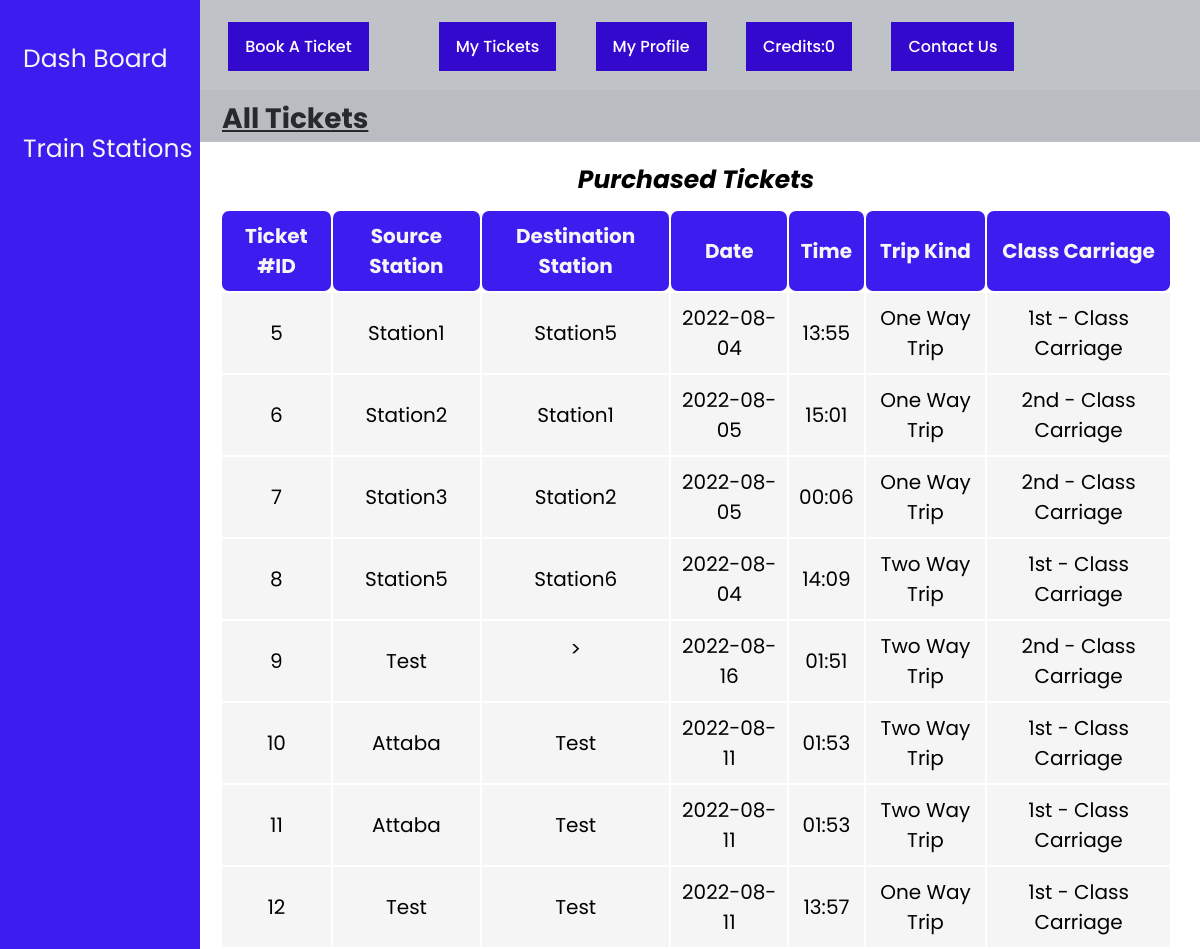
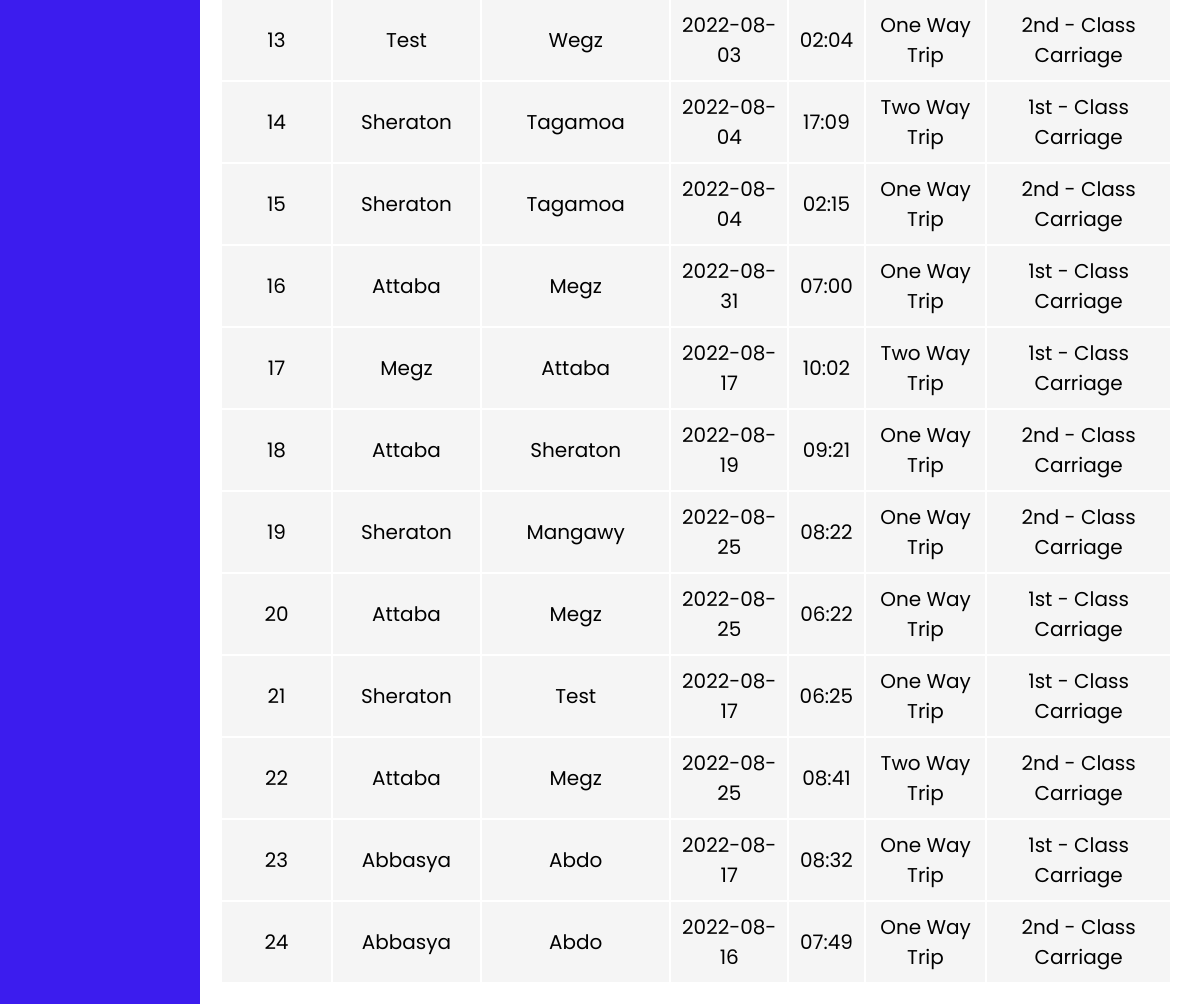
Page /all-tickets.php (signed in) on the committed database (2 pictures, top to bottom).
### tables this page shows
CREATE TABLE `users` (
  `id` int(10) NOT NULL,
  `user_name` varchar(200) NOT NULL,
  `user_email` varchar(200) NOT NULL,
  `user_password` varchar(200) NOT NULL,
  `user_phone` int(12) NOT NULL,
  `user_type` varchar(10) NOT NULL,
  `profile_picture` varchar(255) NOT NULL DEFAULT 'default-pp.jpg',
  `hasTicket` int(1) NOT NULL,
  `user_balance` int(255) NOT NULL
);

CREATE TABLE `tickets` (
  `ticketID` int(200) NOT NULL,
  `source` varchar(200) NOT NULL,
  `destination` varchar(200) NOT NULL,
  `date` varchar(200) NOT NULL,
  `time` varchar(200) NOT NULL,
  `trip_type` varchar(200) NOT NULL,
  `trip_class` varchar(200) NOT NULL,
  `ticketCount` int(200) NOT NULL,
  `by_user_id` int(200) NOT NULL
);

### all-tickets.php (the view, shortened to what this page needs)
<!DOCTYPE html>
<html lang="en">
<?php require_once './database/dbConnection.php';?>
<head>
    <link rel="stylesheet" href="CSS/admin-panel.css">
</head>
<?php session_start();
    include 'navbar.php';?>
<body>
    <div class="sidenav">
        <a href="admin-panel.php">Dash Board</a>
        <a href="train-stations.php">Train Stations</a>
    </div>
    <div class="body2">
        <div class="title">
            <p> <b>All Tickets</b></p>
        </div>
        <div class="users-table">
            <table>
                <caption><b>Purchased Tickets</b></caption>
                <thead>
                    <tr>
                        <th>Ticket #ID</th>
                        <th>Source Station</th>
                        <th>Destination Station</th>
                        <th>Date</th>
                        <th>Time</th>
                        <th>Trip Kind</th>
                        <th>Class carriage</th>
                    </tr>
                </thead>
                <?php
$sql="SELECT * FROM tickets";
$result=mysqli_query($conn,$sql);
while($row=mysqli_fetch_assoc($result))
{
?>
                <tbody>
                    <tr class="grey-tr">
                        <td><span name="ID"><?php echo $row['ticketID'] ?> </span></td>
                        <td><?php echo $row['source'] ?></td>
                        <td><?php echo $row['destination'] ?></td>
                        <td><?php echo $row['date'] ?></td>
                        <td><?php echo $row['time'] ?></td>
                        <td><?php echo $row['trip_type'] ?></td>
                        <td><?php echo $row['trip_class'] ?></td>
                    </tr>
                </tbody>
                <?php
}
                ?>
            </table>
        </div>
    </div>
</body>
</html>

### navbar.php (shortened to what this page needs)
<?php
require_once './database/dbConnection.php';
?>
<html>
<head>
  <link rel="stylesheet" href="css/navbar.css" />
  <link rel="stylesheet" href="css/index.css" />
</head>
  <nav>
    <ul id="menu">
      <?php
      if (isset($_SESSION['user_id'])):
        $id=$_SESSION['user_id'];
        $sql="SELECT user_balance FROM users where id ='$id'";
        $result=mysqli_query($conn,$sql);
        $row=mysqli_fetch_array($result)
    ?>
      <li> <a href="index.php">Home</li></a>
      <li><a href="book-a-ticket.php">Book A Ticket</a><li>
        <li> <a href="train-ticket.php">My Tickets</li></a>
        <li> <a href="profile.php">My Profile</li></a>
        <li><a href="index.php">Credits:<?php echo $row[0] ?></li></a>
        <li><a href="cu.php">Contact us</a></li>
      <li> <a href="logout.php">Logout</li></a>
      <?php endif;?>
    </ul>
  </nav>
</html>

### css/admin-panel.css (style rules this page uses)
body { font-family: 'Poppins', sans-serif; }
.sidenav { height: 100%; width: 200px; position: fixed; z-index: 1; top: 0; left: 0px; background-color: rgb(60, 28, 238); overflow-x: hidden; padding-top: 34px; }
.sidenav a { padding: 6px 6px 6px 23px; text-decoration: none; margin-bottom: 40px; font-size: 25px; color: whitesmoke; display: block; }
.body2 { margin-left: 192px; }
.title { margin-top: 90px; font-size: 28px; text-decoration: underline; text-underline-offset: 2px; background-color: whitesmoke; padding: 8px 30px 1px; }
.users-table { text-align: center; margin: 20px 28px; font-size: 20px; }
table { width: 100%; }
th { color: whitesmoke; background-color: rgb(60, 28, 238); border: 0px #111 solid; border-radius: 7px; }
th, td { padding: 10px; }
.grey-tr { background-color: rgb(245, 245, 245); border: 4px rgb(60, 28, 238) solid; }
caption { font-size: 25px; font-style: italic; margin-bottom: 10px; }

### css/navbar.css (style rules this page uses)
* { font-family: 'Poppins', sans-serif; margin: 0; padding: 0; outline: none; border: none; text-decoration: none; text-transform: capitalize; transition: .2s linear; }
nav { display: flex; justify-content: space-between; align-items: center; padding: 22px 6%; position: absolute; top: 0; left: 0; width: 100%; z-index: 1; background-color: rgba(95, 103, 113, 0.4); }
nav ul li:last-child { padding: 0; }
nav ul li a { display: block; }
nav ul li { display: inline-block; margin-left: 35px; color: white; text-transform: uppercase; font-weight: 500; transition: 0.3s; cursor: pointer; }
nav ul li a { color: white; text-decoration: none; background-color: var(--main-text-color); padding: 12px 17px; transition: 0.3s; }

### css/index.css (style rules this page uses)
:root { --main-text-color: #3409ce; }
* { font-family: "Poppins", sans-serif; margin: 0; padding: 0; box-sizing: border-box; list-style: none; }

### rows in the picture
users: user_balance "0"
tickets: ticketID "5", source "Station1", destination "Station5", date "2022-08-04", time "13:55", trip_type "One Way Trip", trip_class "1st - Class Carriage"
tickets: ticketID "6", source "Station2", destination "Station1", date "2022-08-05", time "15:01", trip_type "One Way Trip", trip_class "2nd - Class Carriage"
tickets: ticketID "7", source "Station3", destination "Station2", date "2022-08-05", time "00:06", trip_type "One Way Trip", trip_class "2nd - Class Carriage"
tickets: ticketID "8", source "Station5", destination "Station6", date "2022-08-04", time "14:09", trip_type "Two Way Trip", trip_class "1st - Class Carriage"
tickets: ticketID "9", source "Test", destination ">", date "2022-08-16", time "01:51", trip_type "Two Way Trip", trip_class "2nd - Class Carriage"
tickets: ticketID "10", source "Attaba", destination "Test", date "2022-08-11", time "01:53", trip_type "Two Way Trip", trip_class "1st - Class Carriage"
tickets: ticketID "11", source "Attaba", destination "Test", date "2022-08-11", time "01:53", trip_type "Two Way Trip", trip_class "1st - Class Carriage"
tickets: ticketID "12", source "Test", destination "Test", date "2022-08-11", time "13:57", trip_type "One Way Trip", trip_class "1st - Class Carriage"
tickets: ticketID "13", source "Test", destination "Wegz", date "2022-08-03", time "02:04", trip_type "One Way Trip", trip_class "2nd - Class Carriage"
tickets: ticketID "14", source "Sheraton", destination "Tagamoa", date "2022-08-04", time "17:09", trip_type "Two Way Trip", trip_class "1st - Class Carriage"
tickets: ticketID "15", source "Sheraton", destination "Tagamoa", date "2022-08-04", time "02:15", trip_type "One Way Trip", trip_class "2nd - Class Carriage"
tickets: ticketID "16", source "Attaba", destination "Megz", date "2022-08-31", time "07:00", trip_type "One Way Trip", trip_class "1st - Class Carriage"
tickets: ticketID "17", source "Megz", destination "Attaba", date "2022-08-17", time "10:02", trip_type "Two Way Trip", trip_class "1st - Class Carriage"
tickets: ticketID "18", source "Attaba", destination "Sheraton", date "2022-08-19", time "09:21", trip_type "One Way Trip", trip_class "2nd - Class Carriage"
tickets: ticketID "19", source "Sheraton", destination "Mangawy", date "2022-08-25", time "08:22", trip_type "One Way Trip", trip_class "2nd - Class Carriage"
tickets: ticketID "20", source "Attaba", destination "Megz", date "2022-08-25", time "06:22", trip_type "One Way Trip", trip_class "1st - Class Carriage"
tickets: ticketID "21", source "Sheraton", destination "Test", date "2022-08-17", time "06:25", trip_type "One Way Trip", trip_class "1st - Class Carriage"
tickets: ticketID "22", source "Attaba", destination "Megz", date "2022-08-25", time "08:41", trip_type "Two Way Trip", trip_class "2nd - Class Carriage"
tickets: ticketID "23", source "Abbasya", destination "Abdo", date "2022-08-17", time "08:32", trip_type "One Way Trip", trip_class "1st - Class Carriage"
tickets: ticketID "24", source "Abbasya", destination "Abdo", date "2022-08-16", time "07:49", trip_type "One Way Trip", trip_class "2nd - Class Carriage"
